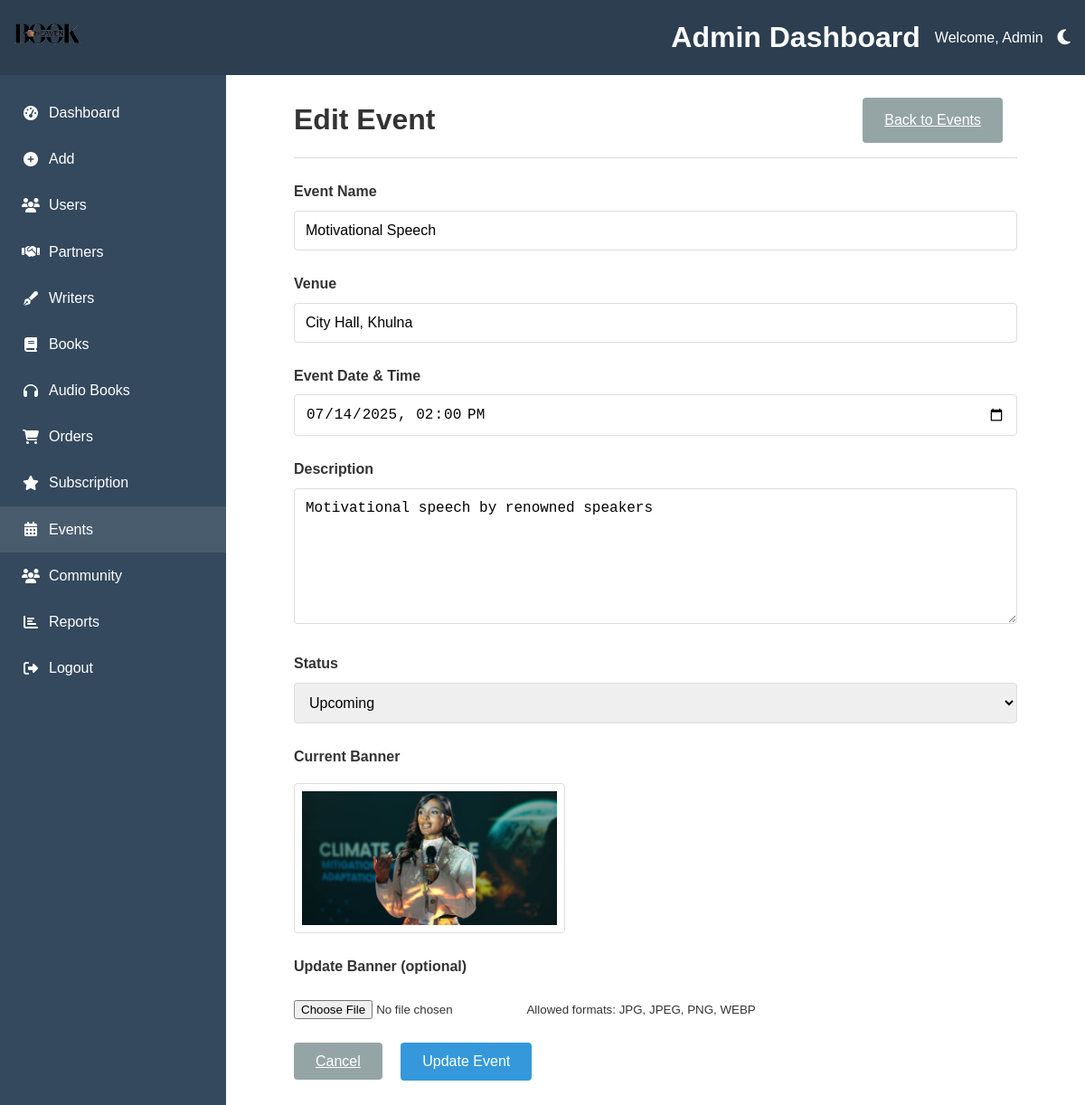
/admin/edit_event.php?id=3 (signed in), run on the app's committed database.
### tables this page shows
CREATE TABLE `events` (
  `event_id` int(11) NOT NULL,
  `name` varchar(150) NOT NULL,
  `venue` varchar(255) DEFAULT NULL,
  `event_date` datetime NOT NULL,
  `description` text DEFAULT NULL,
  `banner_url` varchar(255) DEFAULT NULL,
  `status` enum('upcoming','ongoing','completed','cancelled') DEFAULT 'upcoming',
  `created_at` datetime DEFAULT current_timestamp(),
  `updated_at` datetime DEFAULT current_timestamp() ON UPDATE current_timestamp()
);

### admin/edit_event.php (the view, shortened to what this page needs)
<?php
require_once 'db.php';
$event_id = $_GET['id'] ?? 0;
$event = [];
try {
    $stmt = $pdo->prepare("SELECT * FROM events WHERE event_id = ?");
    $stmt->execute([$event_id]);
    $event = $stmt->fetch(PDO::FETCH_ASSOC);
} catch (PDOException $e) {
    $_SESSION['error_message'] = "Error fetching event: " . $e->getMessage();
    header("Location: events.php");
    exit();
}
?>
<!DOCTYPE html>
<html lang="en">
<head>
    <link rel="stylesheet" href="https://cdnjs.cloudflare.com/ajax/libs/font-awesome/6.4.0/css/all.min.css">
</head>
<body>
    <header class="admin_header">
        <div class="logo"><img src="images/logo.png" alt="Logo"></div>
        <div class="admin_header_right">
            <h1>Admin Dashboard</h1>
            <p>Welcome, Admin</p>
            <button class="admin_theme_toggle" id="themeToggle"><i class="fas fa-moon"></i></button>
        </div>
    </header>
    <main class="admin_main">
        <aside class="admin_sidebar">
            <nav class="admin_sidebar_nav">
                <ul>
                    <li><a href="admin_dashboard.php" ><i class="fas fa-tachometer-alt"></i> Dashboard</a>
                    </li>
                    <li><a href="add.php"><i class="fas fa-plus-circle"></i> Add</a></li>
                    <li><a href="users.php"><i class="fas fa-users"></i> Users</a></li>
                    <li><a href="partners.php"><i class="fas fa-handshake"></i> Partners</a></li>
                    <li><a href="writers.php"><i class="fas fa-pen-fancy"></i> Writers</a></li>
                    <li><a href="books.php"><i class="fas fa-book"></i> Books</a></li>
                    <li><a href="audiobooks.php"><i class="fas fa-headphones"></i> Audio Books</a></li>
                    <li><a href="orders.php"><i class="fas fa-shopping-cart"></i> Orders</a></li>
                    <li><a href="subscription.php"><i class="fas fa-star"></i> Subscription</a></li>
                    <li><a href="events.php" class="active"><i class="fas fa-calendar-alt"></i> Events</a></li>
                    <li><a href="community.php"><i class="fas fa-users"></i> Community</a></li>
                    <li><a href="reports.php"><i class="fas fa-chart-bar"></i> Reports</a></li>
                    <li><a href="logout.php"><i class="fas fa-sign-out-alt"></i> Logout</a></li>
                </ul>
            </nav>
        </aside>
        <div class="admin_main_content">
            <div class="form-container">
                <div class="event-header">
                    <h1>Edit Event</h1>
                    <a href="events.php" class="btn btn-secondary">Back to Events</a>
                </div>
                <form method="POST" enctype="multipart/form-data">
                    <div class="form-group">
                        <label for="name">Event Name</label>
                        <input type="text" id="name" name="name" value="<?= htmlspecialchars($event['name']) ?>"
                            required>
                    </div>
                    <div class="form-group">
                        <label for="venue">Venue</label>
                        <input type="text" id="venue" name="venue" value="<?= htmlspecialchars($event['venue']) ?>"
                            required>
                    </div>
                    <div class="form-group">
                        <label for="event_date">Event Date & Time</label>
                        <input type="datetime-local" id="event_date" name="event_date"
                            value="<?= date('Y-m-d\TH:i', strtotime($event['event_date'])) ?>" required>
                    </div>
                    <div class="form-group">
                        <label for="description">Description</label>
                        <textarea id="description" name="description"
                            required><?= htmlspecialchars($event['description']) ?></textarea>
                    </div>
                    <div class="form-group">
                        <label for="status">Status</label>
                        <select id="status" name="status" required>
                            <option value="upcoming" <?= $event['status'] === 'upcoming' ? 'selected' : '' ?>>Upcoming
                            </option>
                        </select>
                    </div>
                    <div class="form-group">
                        <label>Current Banner</label>
                        <?php if ($event['banner_url']): ?>
                            <div class="file-upload-preview">
                                <img src="/BookHeaven2.0/<?= htmlspecialchars($event['banner_url']) ?>"
                                    alt="Current Event Banner">
                            </div>
                        <?php else: ?>
                            <p>No banner uploaded</p>
                        <?php endif; ?>
                    </div>
                    <div class="form-group">
                        <label for="banner">Update Banner (optional)</label>
                        <input type="file" id="banner" name="banner" class="file-upload" accept="image/*">
                        <small>Allowed formats: JPG, JPEG, PNG, WEBP</small>
                    </div>
                    <div class="form-group">
                        <a href="events.php" class="btn btn-secondary">Cancel</a>
                        <button type="submit" class="btn btn-primary">Update Event</button>
                    </div>
                </form>
            </div>
        </div>
    </main>
</body>
</html>

### admin/edit_event.php (style rules this page uses)
* { box-sizing: border-box; margin: 0; padding: 0 }
body { font-family: Arial, sans-serif; background: #f5f5f5; color: #333; line-height: 1.6 }
.admin_header { display: flex; justify-content: space-between; align-items: center; padding: 1rem; background: #2c3e50; color: #fff; box-shadow: 0 2px 5px rgba(0, 0, 0, 0.1) }
.logo img { height: 40px }
.admin_header_right { display: flex; align-items: center; gap: 1rem }
.admin_theme_toggle { background: none; border: none; color: #fff; font-size: 1.2rem; cursor: pointer }
.admin_main { display: flex; min-height: calc(100vh - 70px) }
.admin_sidebar { width: 250px; background: #34495e; color: #fff }
.admin_sidebar_nav ul { list-style: none; padding: 1rem 0 }
.admin_sidebar_nav li a { display: flex; align-items: center; padding: .8rem 1.5rem; color: #fff; text-decoration: none; transition: background .3s }
.admin_sidebar_nav li a:hover, .admin_sidebar_nav li a.active { background: rgba(255, 255, 255, .1) }
.admin_sidebar_nav li a i { margin-right: 10px; width: 20px; text-align: center }
.admin_main_content { flex: 1; padding: 1.5rem; background: #fff; overflow-x: auto }
.form-container { max-width: 800px; margin: 0 auto; }
.form-group { margin-bottom: 1.5rem; }
.form-group label { display: block; margin-bottom: 0.5rem; font-weight: bold; }
.form-group input[type="text"], .form-group input[type="datetime-local"], .form-group textarea, .form-group select { width: 100%; padding: 0.75rem; border: 1px solid #ddd; border-radius: 4px; font-size: 1rem; }
.form-group textarea { min-height: 150px; resize: vertical; }
.file-upload { margin-top: 1rem; }
.file-upload-preview { margin-top: 1rem; max-width: 300px; border: 1px solid #ddd; padding: 0.5rem; border-radius: 4px; }
.event-header { display: flex; justify-content: space-between; align-items: center; margin-bottom: 1.5rem; padding-bottom: 1rem; border-bottom: 1px solid #ddd; }
.file-upload-preview img { max-width: 100%; height: auto; display: block; }
.btn { padding: 0.75rem 1.5rem; border: none; border-radius: 4px; cursor: pointer; font-size: 1rem; transition: all 0.3s; }
.btn-primary { background-color: #3498db; color: white; }
.btn-secondary { background-color: #95a5a6; color: white; margin-right: 1rem; }

### data on the page
events: name "Motivational Speech", venue "City Hall, Khulna", event_date "07/14/2025 14:00", description "Motivational speech by renowned speakers", status "Upcoming"
